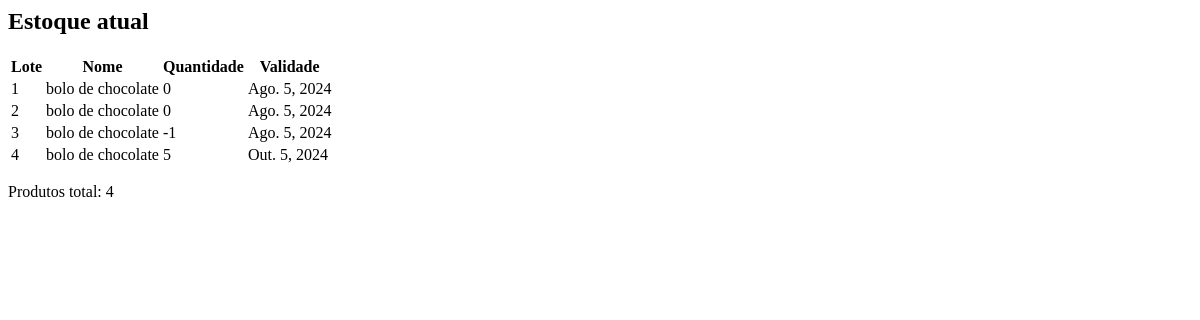
Before: /stock/report/ with the older database file.
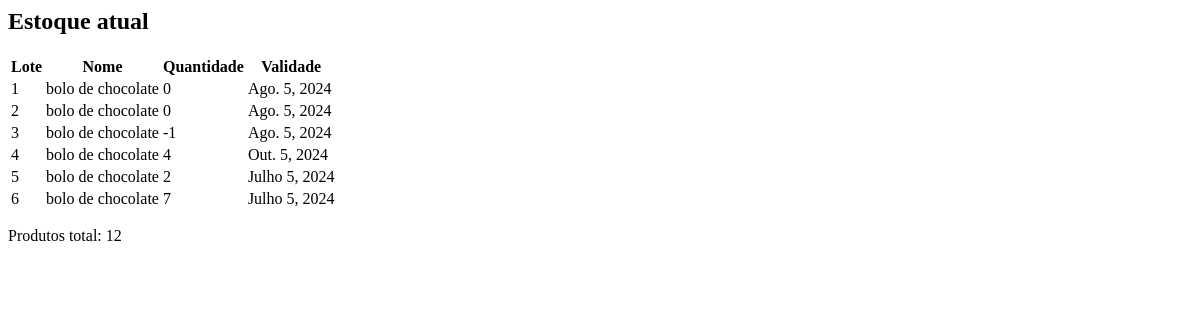
After: the same page with the newer database file.
### products/models.py (models this page shows, shortened)
class Product(models.Model):
    name = models.CharField(max_length=100)
    quantity = models.IntegerField()
    expiration_date = models.DateField()
    user = models.ForeignKey(User, on_delete=models.CASCADE)

### products/views.py (the view)
# urls.py: path('stock/report/', stock_report, name='stock_report'),
def stock_report(request):
    products = Product.objects.all()
    total_stock = sum(product.quantity for product in products)
    return render(request, 'stock_report.html', {'products': products, 'total_stock': total_stock})

### products/templates/stock_report.html
<h2>Estoque atual</h2>
<table>
    <thead>
        <tr>
            <th>Lote</th>
            <th>Nome</th>
            <th>Quantidade</th>
            <th>Validade</th>
        </tr>
    </thead>
    <tbody>
        {% for product in products %}
        <tr>
            <td>{{ product.id }}</td>
            <td>{{ product.name }}</td>
            <td>{{ product.quantity }}</td>
            <td>{{ product.expiration_date }}</td>
        </tr>
        {% endfor %}
    </tbody>
</table>
<p>Produtos total: {{ total_stock }}</p>

Changed rows visible on the page:
changed Product "Out. 5, 2024": quantity "5" → "4"
added Product: id "5", name "bolo de chocolate", quantity "2", expiration_date "Julho 5, 2024"
added Product: id "6", name "bolo de chocolate", quantity "7", expiration_date "Julho 5, 2024"
Other visible differences:
{{ total_stock }}: "4" → "12"
